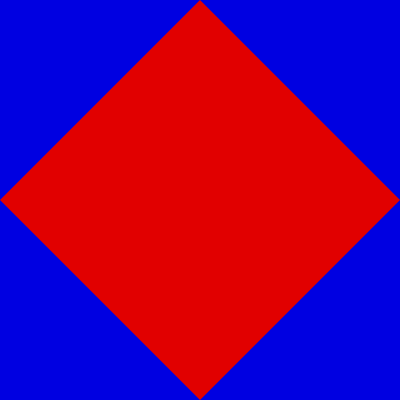
Frame 1 (no input)
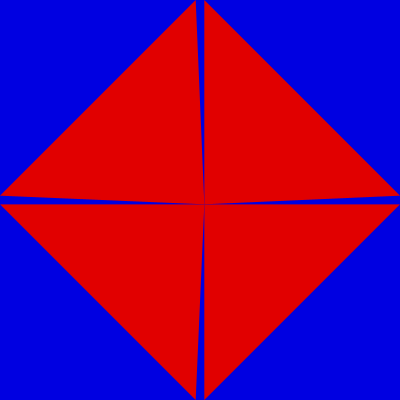
Frame 60 (the mouse pressed at the canvas centre just before this capture)
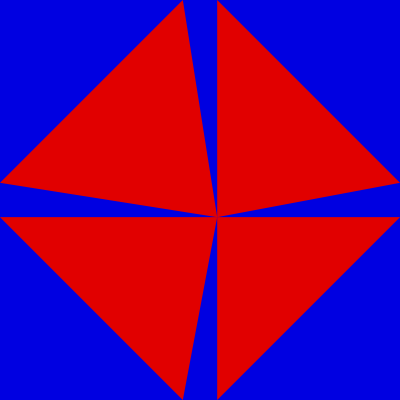
Frame 120 (the mouse held since frame 60 and released just before this capture)

The Processing sketch that drew these frames (run headless with seeded random() and noise(); from frame 60 on, the mouse is pressed at the canvas centre):

// Processing sketch: processing_50182
// ── processing_50182.pde

//sketch
//copyright ben corwin 2012
float a, b, c;

void setup()
{
  size( 400, 400);
  background(0,0,0);
  noStroke();
  textSize(10);
  smooth();
  a = 0;
  b = 0;
  c = 0;
}

void draw( )
{

  fill(0,0,225);
  rect(0, 0, width, height);
  fill(225, 0, 0);
    beginShape();
      //quad 2
      //center
      vertex( 3*width/4 - width/4 * cos(.01 * a), 3*height/4 - height/4 * cos(.01 * b));
      //top left
      vertex(width/4 + width/4 * cos(.01 * a),0);
      //left top
      vertex(0,height/4 + height/4 * cos(.01 * b));
    endShape(CLOSE);
    
    beginShape();
      //quad 4
      //center
      vertex( 3*width/4 - width/4 * cos(.01 * a), 3*height/4 - height/4 * cos(.01 * b));
      //bottom right
      vertex(width - (width/4 + width/4 * cos(.01 * a)),height);
      //right bottom
      vertex(width,height - (height/4 + height/4 * cos(.01 * b)));
    endShape(CLOSE);
    
    beginShape();
      //quad 1
      //center
      vertex( 3*width/4 - width/4 * cos(.01 * a), 3*height/4 - height/4 * cos(.01 * b));
      //top right
      vertex(width - (width/4 + width/4 * cos(.01 * a)),0);
      //right top
      vertex(width,height/2 - (height/4 + height/4 * cos(PI + .01 * b)));
    endShape(CLOSE);
        
    beginShape();
      //quad 3
      //center
      vertex( 3*width/4 - width/4 * cos(.01 * a), 3*height/4 - height/4 * cos(.01 * b));
      //bottom left
      vertex(width/4 + width/4 * cos(.01 * a),height);
      //left bottom
      vertex(0,height - (height/4 + height/4 * cos(.01 * b)));
    endShape(CLOSE);
  
  a = a + .5;
  b = b + .5;
 

 
}                               
